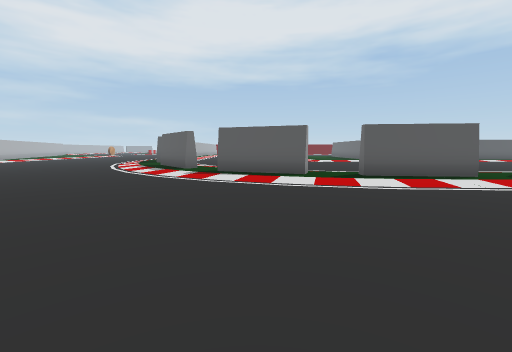
view 1 (above)

20 first-person views from a walk through a 3-D level made in the Unity game engine. The camera is 1.5 m above the floor, tilts 6° down and sees 90° across. The floor is counted in squares, 2 m on a side. Each view is taken from the middle of a square. On the plan, view 1 faces up. The plan holds only what a view shows up to about 9 squares ahead; the rest is blank. The place goes on beyond the plan. The player character is not drawn.

view 2
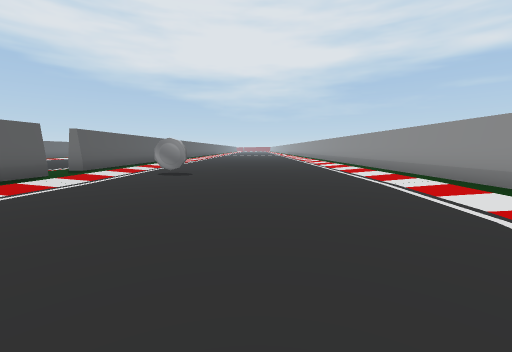

view 3
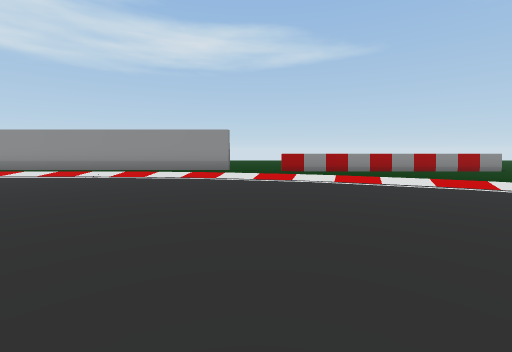

view 4
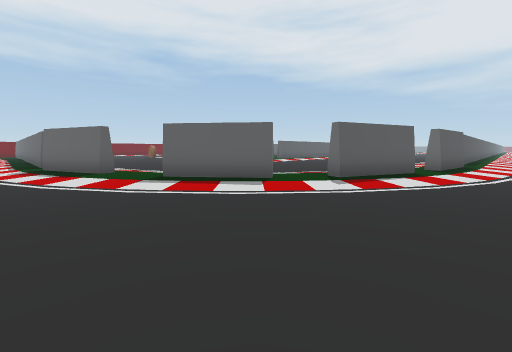

view 5
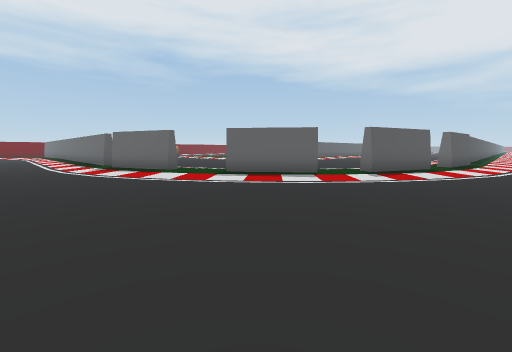

view 6
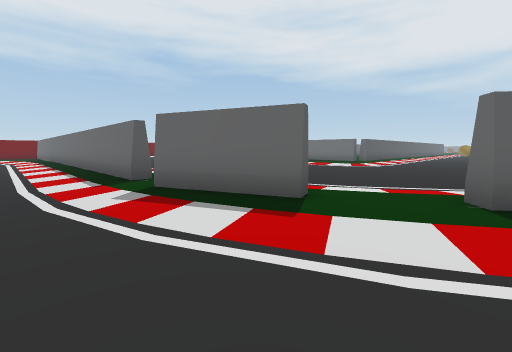

view 7
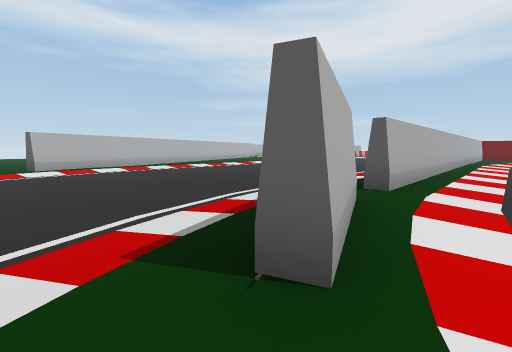

view 8
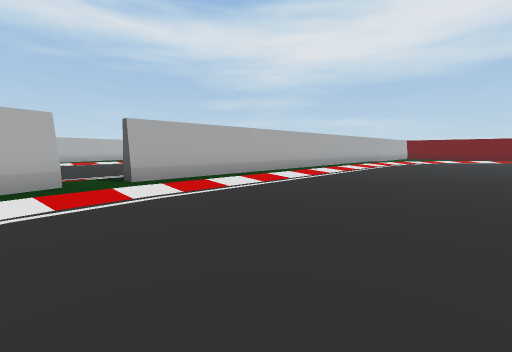

view 9
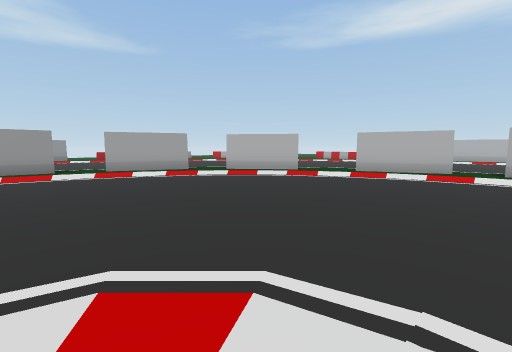

view 10
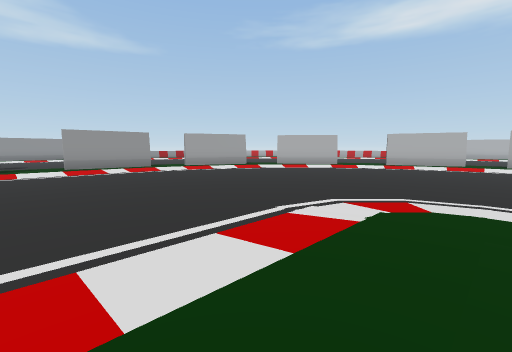

view 11
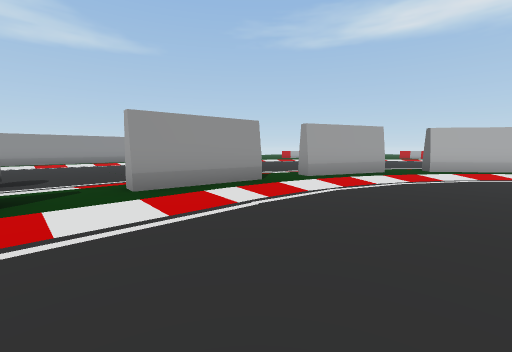

view 12
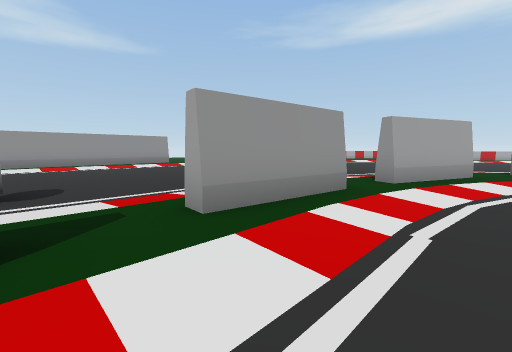

view 13
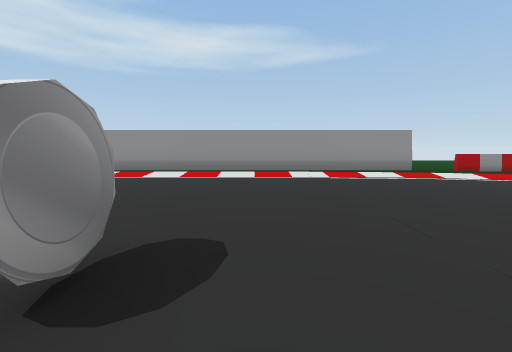

view 14
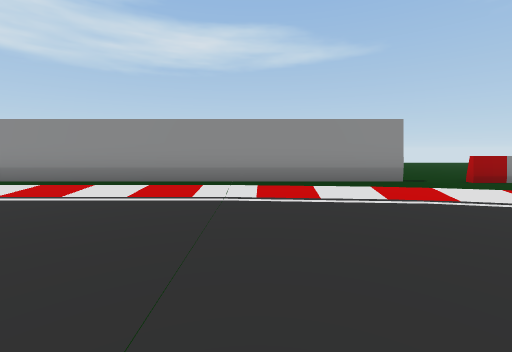

view 15
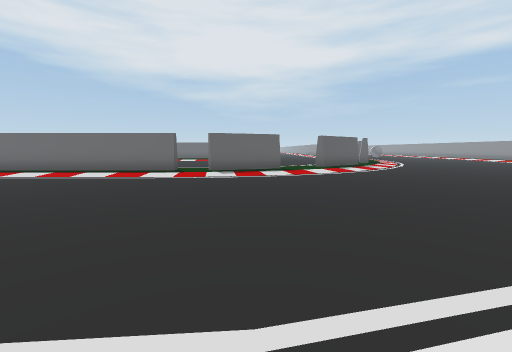

view 16
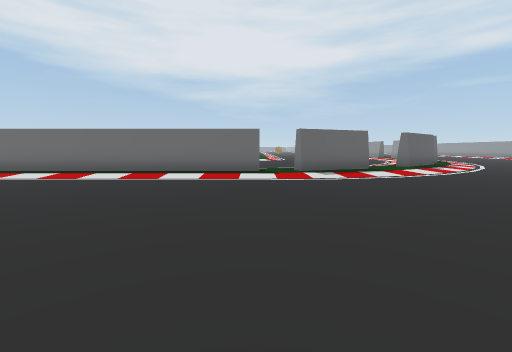

view 17
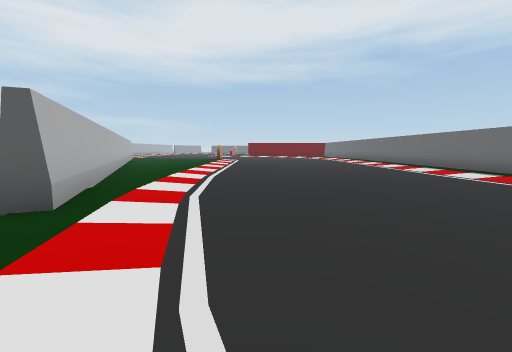

view 18
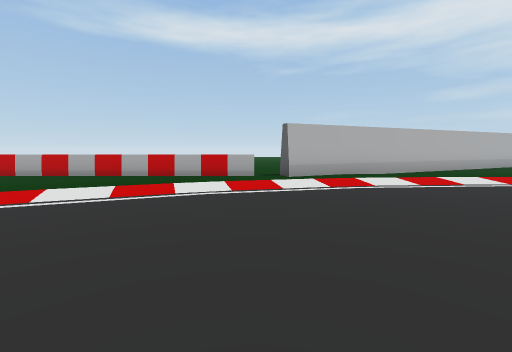

view 19
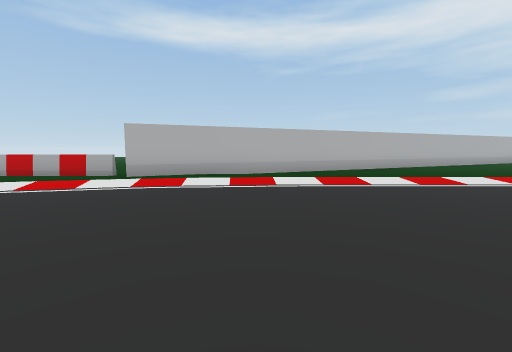

view 20
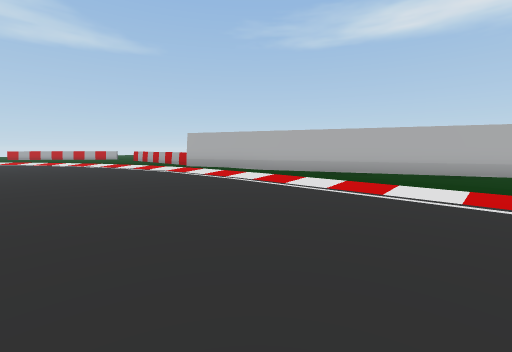

### Floor plan
Key: @ floor where view 1 was taken; # wall or solid block; x gap in a wall; . main floor; : floor 0.25 m higher than the main floor; / step, stairs or slope; = window, fence, low wall or low ledge; O other object.
Columns run from 18 left of view 1 to 8 right of it. Each row starts with its distance up from view 1.
 22 ../.........#:.....
 21 ../.........#:.....
 20 ../.........#:.....
 19 #./.........#:.....
 18 #./.........#:.....
 17 ##/.........#:........:///
 16  #/........./:.........:::
 15  ##.........O:............
 14   #:........OO............
 13  .#:........:.:...........
 12  .x:.........::...........
 11   =/.........:#:..........
 10   =/:......... O:.........
  9   =.:.. .......OO:.........
  8   =./.   .......:#O:.......
  7   =..    .........O#:O#:::#
  6   =.     ...........::OO:::
  5   =      ..................
  4               ...........O.
  3                ............
  2                ............
  1               .............
  0              .....@........
 -1             //:............
 -2            ...//::.........
 -3           .......//::::::::
 -4           =======#.########
 -5                 ...
 -6                ...
 -7                ...

Where each view was taken, in squares from view 1:
view 1: 0 up, 0 right, facing up
view 2: 1 up, 1 left, facing right
view 3: 5 up, 0 right, facing down
view 4: 5 up, 7 left, facing up-right
view 5: 5 up, 9 left, facing up-right
view 6: 11 up, 8 left, facing up-right
view 7: 12 up, 4 left, facing up-left
view 8: 15 up, 0 right, facing up-left
view 9: 17 up, 4 right, facing down-left
view 10: 17 up, 7 right, facing down-left
view 11: 11 up, 7 right, facing down-left
view 12: 9 up, 7 right, facing down-left
view 13: 5 up, 6 right, facing down
view 14: 2 up, 4 right, facing down
view 15: 14 up, 15 left, facing right
view 16: 17 up, 14 left, facing right
view 17: 10 up, 13 left, facing up
view 18: 12 up, 9 left, facing left
view 19: 16 up, 9 left, facing left
view 20: 22 up, 10 left, facing down-left
